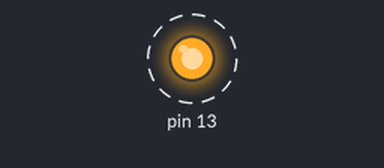
This sketch was run on a simulated Arduino Uno, built with avr-gcc and run on an emulated ATmega328P. On the bench: output pins drawn as LEDs (lit = HIGH). Dashed ring = blinking. What the sketch prints to the serial monitor is not drawn.

Above: at 0.5 s.
Timing chart, 0 to 4.6 s (numbered marks = the images above):
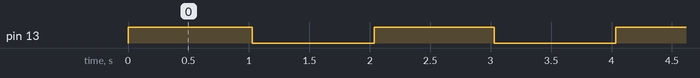

The sketch:

time1.ino
```cpp
unsigned long t;                         //Es muy importante respetar el tipo de dato
const int d = 2000;                      //Duración en milisegundos del ciclo completo
void setup() {
   pinMode(13, OUTPUT);
   Serial.begin(9600);
}
void loop() {

   while (1){
     t = millis();
     Serial.println(t);
     while (t%d < d/2){
        t = millis();
        Serial.println(t%d );
        Serial.println(d/2);
        digitalWrite(13,HIGH);             //Prende LED
        Serial.println(t);
     }
     digitalWrite(13, LOW);              //Apaga LED
     Serial.println(t);
     delay(1000);
     break;

   }
}
```

Measured:
- by itself, pin 13: alternates HIGH for 1.0 s and LOW for 1.0 s
